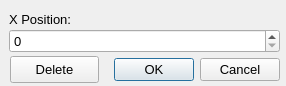
<?xml version="1.0" encoding="UTF-8"?>
<ui version="4.0">
 <class>vertGuideDialog</class>
 <widget class="QDialog" name="vertGuideDialog">
  <property name="geometry">
   <rect>
    <x>0</x>
    <y>0</y>
    <width>286</width>
    <height>86</height>
   </rect>
  </property>
  <property name="font">
   <font>
    <pointsize>10</pointsize>
   </font>
  </property>
  <property name="windowTitle">
   <string>Vertical Guideline</string>
  </property>
  <property name="modal">
   <bool>true</bool>
  </property>
  <widget class="QDialogButtonBox" name="buttonBox">
   <property name="geometry">
    <rect>
     <x>104</x>
     <y>56</y>
     <width>176</width>
     <height>27</height>
    </rect>
   </property>
   <property name="orientation">
    <enum>Qt::Horizontal</enum>
   </property>
   <property name="standardButtons">
    <set>QDialogButtonBox::Cancel|QDialogButtonBox::Ok</set>
   </property>
  </widget>
  <widget class="QWidget" name="layoutWidget">
   <property name="geometry">
    <rect>
     <x>9</x>
     <y>9</y>
     <width>271</width>
     <height>44</height>
    </rect>
   </property>
   <layout class="QGridLayout" name="gridLayout">
    <property name="spacing">
     <number>0</number>
    </property>
    <item row="1" column="0">
     <widget class="QSpinBox" name="spinBox">
      <property name="maximum">
       <number>9999</number>
      </property>
     </widget>
    </item>
    <item row="0" column="0">
     <widget class="QLabel" name="labelName">
      <property name="font">
       <font>
        <pointsize>10</pointsize>
       </font>
      </property>
      <property name="text">
       <string>X Position:</string>
      </property>
     </widget>
    </item>
   </layout>
  </widget>
  <widget class="QPushButton" name="deleteButton">
   <property name="geometry">
    <rect>
     <x>10</x>
     <y>56</y>
     <width>89</width>
     <height>27</height>
    </rect>
   </property>
   <property name="text">
    <string>Delete</string>
   </property>
  </widget>
 </widget>
 <tabstops>
  <tabstop>buttonBox</tabstop>
 </tabstops>
 <resources/>
 <connections>
  <connection>
   <sender>buttonBox</sender>
   <signal>accepted()</signal>
   <receiver>vertGuideDialog</receiver>
   <slot>accept()</slot>
   <hints>
    <hint type="sourcelabel">
     <x>248</x>
     <y>254</y>
    </hint>
    <hint type="destinationlabel">
     <x>157</x>
     <y>274</y>
    </hint>
   </hints>
  </connection>
  <connection>
   <sender>buttonBox</sender>
   <signal>rejected()</signal>
   <receiver>vertGuideDialog</receiver>
   <slot>reject()</slot>
   <hints>
    <hint type="sourcelabel">
     <x>316</x>
     <y>260</y>
    </hint>
    <hint type="destinationlabel">
     <x>286</x>
     <y>274</y>
    </hint>
   </hints>
  </connection>
 </connections>
</ui>
